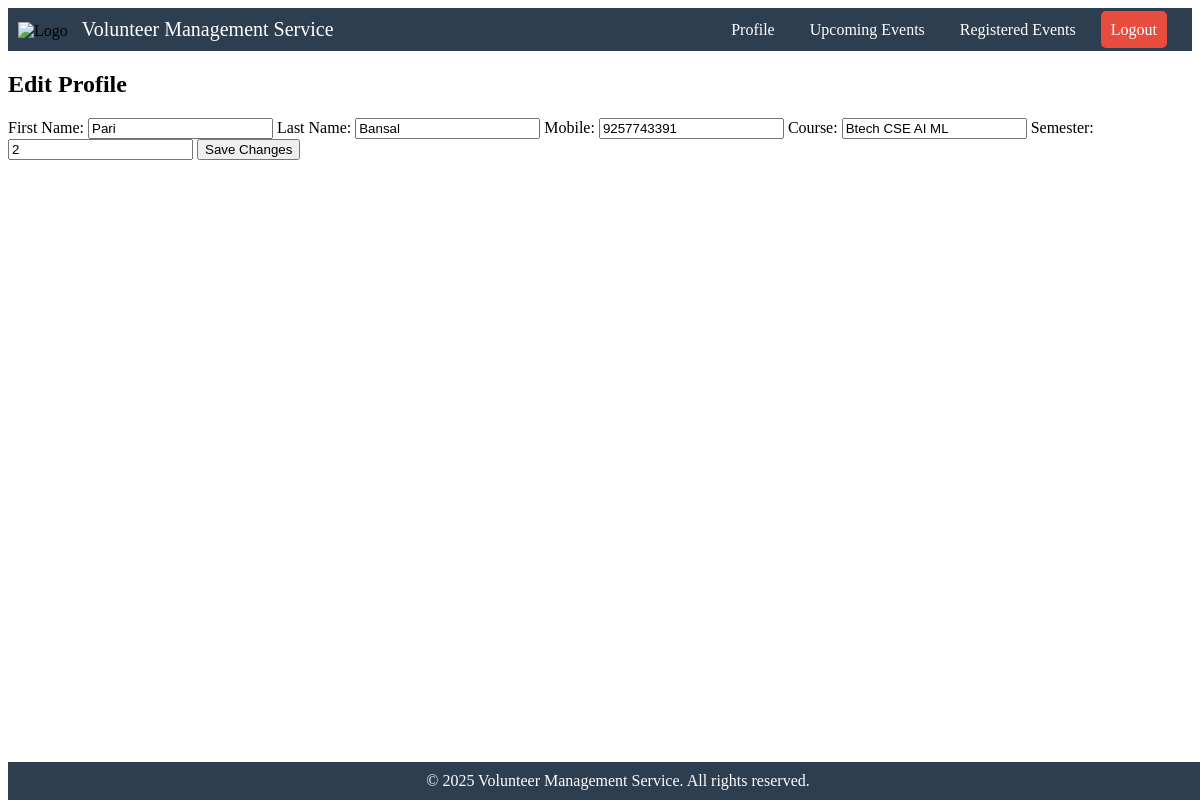
Page /volunteer/edit_profile (signed in) on the committed database.
### tables this page shows
CREATE TABLE volunteers (
        volunteer_id TEXT PRIMARY KEY,
        first_name TEXT NOT NULL,
        last_name TEXT NOT NULL,
        email TEXT NOT NULL UNIQUE,
        password TEXT NOT NULL,
        mobile TEXT NOT NULL UNIQUE,
        course TEXT NOT NULL,
        semester TEXT NOT NULL
    );

### volunteer.py (the view, shortened to what this page needs)
@volunteer_blueprint.route('/volunteer/edit_profile', methods=['GET', 'POST'])
def edit_profile():
    volunteer_id = session.get('volunteer_id')
    if not volunteer_id:
        return render_template('volunteer_SignIn.html')
    volunteer = get_volunteer_by_id(volunteer_id)
    return render_template('edit_volunteer_profile.html', volunteer=volunteer)

### vms_sql.py (called while the page is built)
def get_db_connection():
    conn = sqlite3.connect('vms.db')  # Path to your SQLite DB
    conn.row_factory = sqlite3.Row  # Allows accessing columns by name
    return conn

def get_volunteer_by_id(volunteer_id):
    conn = get_db_connection()
    volunteer = conn.execute('SELECT * FROM volunteers WHERE volunteer_id = ?', (volunteer_id,)).fetchone()
    conn.close()
    return volunteer

### templates/edit_volunteer_profile.html
{% extends 'volunteer_dashboard_base.html' %}
{% block content %}
<div class="form-container">
    <h2>Edit Profile</h2>
    <form method="POST">
        <label>First Name:</label>
        <input type="text" name="first_name" value="{{ volunteer.first_name }}" required>
        <label>Last Name:</label>
        <input type="text" name="last_name" value="{{ volunteer.last_name }}" required>
        <label>Mobile:</label>
        <input type="text" name="mobile" value="{{ volunteer.mobile }}" required>
        <label>Course:</label>
        <input type="text" name="course" value="{{ volunteer.course }}" required>
        <label>Semester:</label>
        <input type="text" name="semester" value="{{ volunteer.semester }}" required>
        <button type="submit">Save Changes</button>
    </form>
</div>
{% endblock %}

### rows in the picture
volunteers: first_name "Pari", last_name "Bansal", mobile "9257743391", course "Btech CSE AI ML", semester "2"
